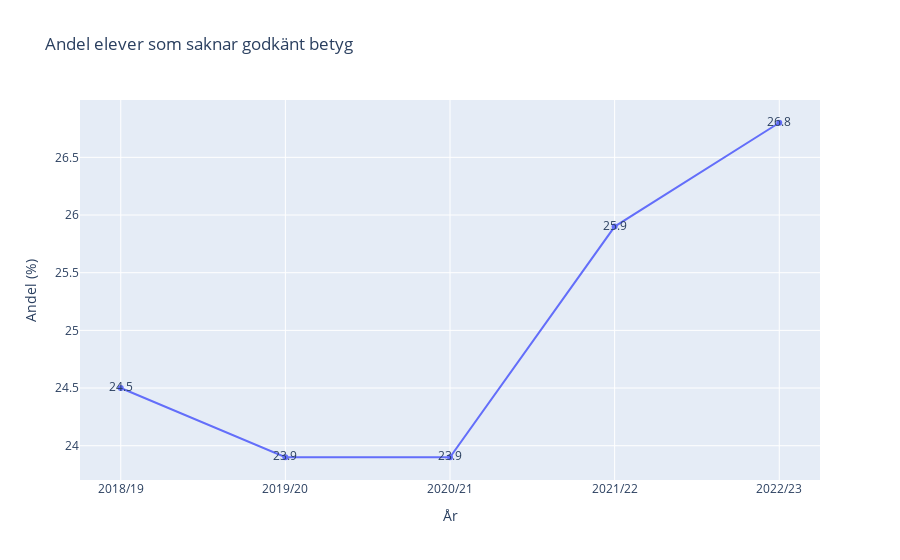

The cell this chart's notebook holds for it:
### Code cell
import plotly.express as px

# Anta att din DataFrame heter df och innehåller kolumnerna 'År' och 'Totalt IG'
fig = px.line(df, x='År', y='Totalt IG',
             title='Andel elever som saknar godkänt betyg',
             labels={'Totalt IG': 'Andel (%)'},
             text='Totalt IG')

fig.show()

### Figure 1 — Plotly figure (JSON) as saved in the notebook; plotly's stock layout.template omitted (floating-point values rounded to 4 significant figures)
{"data": [{"hovertemplate": "År=%{x}<br>Andel (%)=%{text}<extra></extra>", "legendgroup": "", "line": {"color": "#636efa", "dash": "solid"}, "marker": {"symbol": "circle"}, "mode": "lines+markers+text", "name": "", "orientation": "v", "showlegend": false, "text": [24.5, 23.9, 23.9, 25.9, 26.8], "type": "scatter", "x": ["2018/19", "2019/20", "2020/21", "2021/22", "2022/23"], "xaxis": "x", "y": [24.5, 23.9, 23.9, 25.9, 26.8], "yaxis": "y"}], "layout": {"legend": {"tracegroupgap": 0}, "title": {"text": "Andel elever som saknar godkänt betyg"}, "xaxis": {"anchor": "y", "domain": [0, 1], "title": {"text": "År"}}, "yaxis": {"anchor": "x", "domain": [0, 1], "title": {"text": "Andel (%)"}}}}
